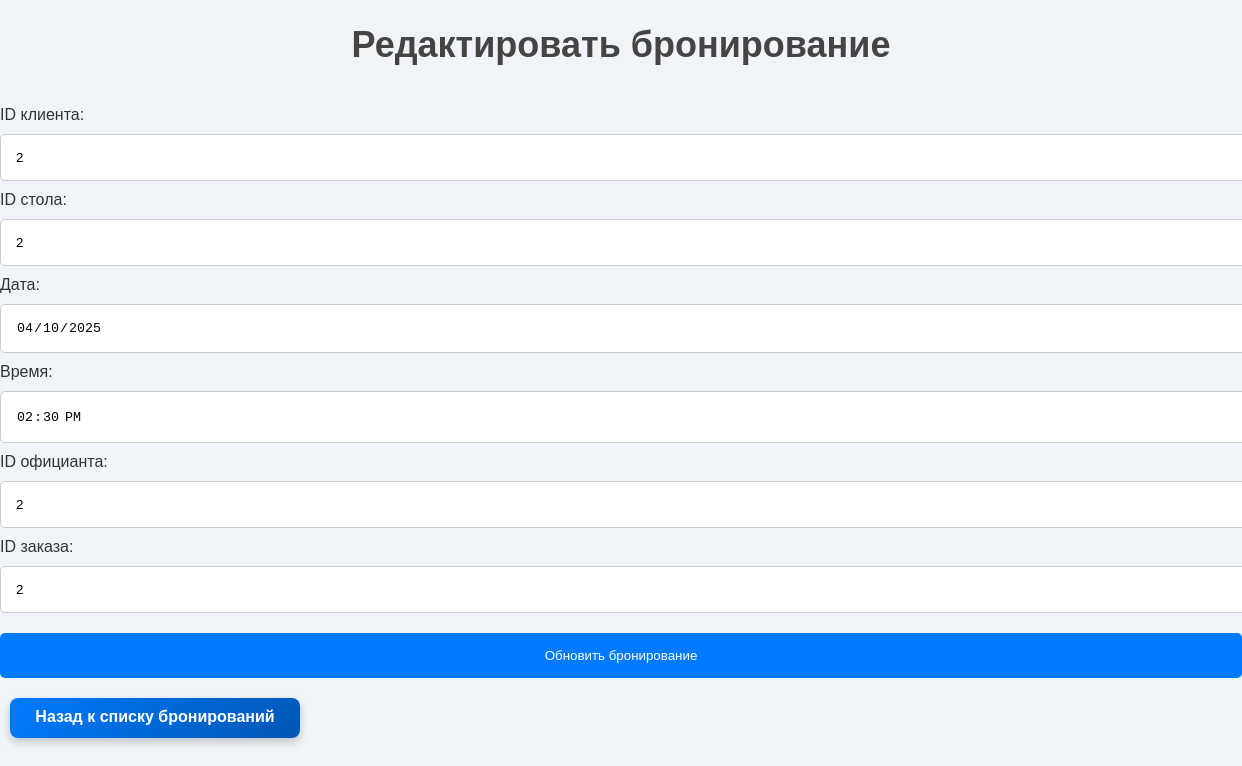
The app's page /php/edit_reservation.php?id=2 with its own data.
### tables this page shows
CREATE TABLE `Reservation` (
  `ID` int(10) NOT NULL,
  `CustomerID` int(10) NOT NULL,
  `TablesID` int(10) NOT NULL,
  `Date` date NOT NULL,
  `Time` time NOT NULL,
  `WaiterID` int(10) NOT NULL,
  `OrdersID` int(10) NOT NULL
);

### php/edit_reservation.php (the view, shortened to what this page needs)
<?php
include 'db_connect.php';
$conn->set_charset("utf8mb4");
$id = (int)$_GET['id'];
$sql = "SELECT * FROM Reservation WHERE ID = ?";
$stmt = $conn->prepare($sql);
$stmt->bind_param("i", $id);
$stmt->execute();
$result = $stmt->get_result();
$reservation = $result->fetch_assoc();
?>
<!DOCTYPE html>
<html lang="ru">
<head>
    <link rel="stylesheet" type="text/css" href="../css/styles.css">
</head>
<body>
    <h1>Редактировать бронирование</h1>
    <form method="POST">
        <label>ID клиента:</label>
        <input type="number" name="customerID" value="<?php echo htmlspecialchars($reservation['CustomerID'], ENT_QUOTES, 'UTF-8'); ?>" required>
        <label>ID стола:</label>
        <input type="number" name="tablesID" value="<?php echo htmlspecialchars($reservation['TablesID'], ENT_QUOTES, 'UTF-8'); ?>" required>
        <label>Дата:</label>
        <input type="date" name="date" value="<?php echo htmlspecialchars($reservation['Date'], ENT_QUOTES, 'UTF-8'); ?>" required>
        <label>Время:</label>
        <input type="time" name="time" value="<?php echo htmlspecialchars($reservation['Time'], ENT_QUOTES, 'UTF-8'); ?>" required>
        <label>ID официанта:</label>
        <input type="number" name="waiterID" value="<?php echo htmlspecialchars($reservation['WaiterID'], ENT_QUOTES, 'UTF-8'); ?>" required>
        <label>ID заказа:</label>
        <input type="number" name="ordersID" value="<?php echo htmlspecialchars($reservation['OrdersID'], ENT_QUOTES, 'UTF-8'); ?>" required>
        <button type="submit" name="edit_reservation">Обновить бронирование</button>
    </form>
    <a href="reservation.php" class="back-button">Назад к списку бронирований</a>
</body>
</html>

### css/styles.css (style rules this page uses)
body { font-family: Arial, sans-serif; margin: 20px; }
h1, h2 { color: #333; }
input, textarea, button { width: 100%; padding: 15px; margin: 10px 0; border: 1px solid #ccc; border-radius: 5px; }
button { background-color: #007bff; color: #fff; border: none; cursor: pointer; font-family: 'Arial', sans-serif; }
body { font-family: 'Arial', sans-serif; background: #f0f4f8; margin: 0; padding: 0; color: #333; }
h1 { text-align: center; color: #444; font-size: 36px; margin-bottom: 40px; font-weight: 600; }
a { display: block; background: #66b2ff; color: white; padding: 18px 30px; text-decoration: none; border-radius: 12px; text-align: center; font-size: 20px; font-weight: 600; box-shadow: 0 4px 8px rgba(0, 0, 0, 0.1); transition: all 0.3s ease; min-width: 250px; margin: 10px; }
.back-button { width: 30px; height: 20px; padding: 10px 20px; font-size: 16px; font-weight: bold; color: white; background: linear-gradient(135deg, #007bff, #0056b3); border-radius: 8px; text-decoration: none; text-align: center; transition: background 0.3s, transform 0.2s; box-shadow: 0 4px 8px rgba(0, 0, 0, 0.2); }

### records on screen
reservation: customerID "2", tablesID "2", date "04/10/2025", time "14:30:00", waiterID "2", ordersID "2"
